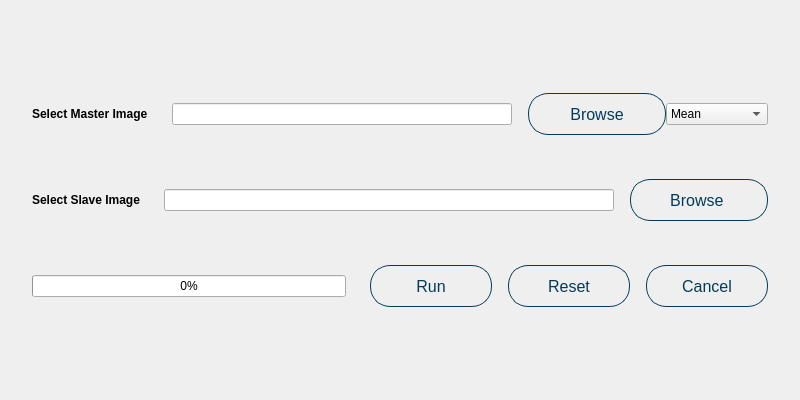
<?xml version="1.0" encoding="UTF-8"?>
<ui version="4.0">
 <class>co_bandstack</class>
 <widget class="QWidget" name="co_bandstack">
  <property name="geometry">
   <rect>
    <x>0</x>
    <y>0</y>
    <width>800</width>
    <height>400</height>
   </rect>
  </property>
  <property name="sizePolicy">
   <sizepolicy hsizetype="Fixed" vsizetype="Fixed">
    <horstretch>0</horstretch>
    <verstretch>0</verstretch>
   </sizepolicy>
  </property>
  <property name="minimumSize">
   <size>
    <width>800</width>
    <height>400</height>
   </size>
  </property>
  <property name="maximumSize">
   <size>
    <width>800</width>
    <height>400</height>
   </size>
  </property>
  <property name="windowTitle">
   <string>Co Registration</string>
  </property>
  <layout class="QVBoxLayout" name="verticalLayout">
   <property name="spacing">
    <number>0</number>
   </property>
   <property name="leftMargin">
    <number>8</number>
   </property>
   <property name="topMargin">
    <number>8</number>
   </property>
   <property name="rightMargin">
    <number>8</number>
   </property>
   <property name="bottomMargin">
    <number>8</number>
   </property>
   <item>
    <layout class="QVBoxLayout" name="verticalLayout_2">
     <property name="spacing">
      <number>12</number>
     </property>
     <property name="leftMargin">
      <number>24</number>
     </property>
     <property name="topMargin">
      <number>32</number>
     </property>
     <property name="rightMargin">
      <number>24</number>
     </property>
     <property name="bottomMargin">
      <number>32</number>
     </property>
     <item>
      <layout class="QHBoxLayout" name="horizontalLayout">
       <property name="spacing">
        <number>0</number>
       </property>
       <item>
        <widget class="QLabel" name="label_3">
         <property name="sizePolicy">
          <sizepolicy hsizetype="Preferred" vsizetype="Preferred">
           <horstretch>0</horstretch>
           <verstretch>0</verstretch>
          </sizepolicy>
         </property>
         <property name="styleSheet">
          <string notr="true">
font-weight: bold;
</string>
         </property>
         <property name="text">
          <string>Select Master Image</string>
         </property>
        </widget>
       </item>
       <item>
        <spacer name="horizontalSpacer_3">
         <property name="orientation">
          <enum>Qt::Horizontal</enum>
         </property>
         <property name="sizeType">
          <enum>QSizePolicy::Fixed</enum>
         </property>
         <property name="sizeHint" stdset="0">
          <size>
           <width>24</width>
           <height>20</height>
          </size>
         </property>
        </spacer>
       </item>
       <item>
        <widget class="QLineEdit" name="lineEdit">
         <property name="minimumSize">
          <size>
           <width>100</width>
           <height>0</height>
          </size>
         </property>
         <property name="readOnly">
          <bool>true</bool>
         </property>
        </widget>
       </item>
       <item>
        <spacer name="horizontalSpacer_6">
         <property name="orientation">
          <enum>Qt::Horizontal</enum>
         </property>
         <property name="sizeType">
          <enum>QSizePolicy::Fixed</enum>
         </property>
         <property name="sizeHint" stdset="0">
          <size>
           <width>16</width>
           <height>20</height>
          </size>
         </property>
        </spacer>
       </item>
       <item>
        <widget class="QPushButton" name="master">
         <property name="styleSheet">
          <string notr="true">min-width: 136px;
    min-height: 40px;

    border: 1px solid rgb(2, 59, 89);
    border-radius: 20px;
    color: rgb(2, 59, 89);

    font-family: &quot;IBM Plex Sans&quot;;
    font-size: 16px;
    font-weight: 400;</string>
         </property>
         <property name="text">
          <string>Browse</string>
         </property>
        </widget>
       </item>
       <item>
        <widget class="QComboBox" name="combo_box">
         <property name="visible">
          <bool>false</bool>
         </property>
         <item>
          <property name="text">
           <string>Mean</string>
          </property>
         </item>
         <item>
          <property name="text">
           <string>Median</string>
          </property>
         </item>
         <item>
          <property name="text">
           <string>Std Deviation</string>
          </property>
         </item>
        </widget>
       </item>
      </layout>
     </item>
     <item>
      <spacer name="verticalSpacer">
       <property name="orientation">
        <enum>Qt::Vertical</enum>
       </property>
       <property name="sizeType">
        <enum>QSizePolicy::Fixed</enum>
       </property>
       <property name="sizeHint" stdset="0">
        <size>
         <width>20</width>
         <height>32</height>
        </size>
       </property>
      </spacer>
     </item>
     <item>
      <layout class="QHBoxLayout" name="horizontalLayout_2">
       <property name="spacing">
        <number>0</number>
       </property>
       <item>
        <widget class="QLabel" name="label_4">
         <property name="styleSheet">
          <string notr="true">
font-weight:bold;</string>
         </property>
         <property name="text">
          <string>Select Slave Image</string>
         </property>
        </widget>
       </item>
       <item>
        <spacer name="horizontalSpacer_8">
         <property name="orientation">
          <enum>Qt::Horizontal</enum>
         </property>
         <property name="sizeType">
          <enum>QSizePolicy::Fixed</enum>
         </property>
         <property name="sizeHint" stdset="0">
          <size>
           <width>24</width>
           <height>20</height>
          </size>
         </property>
        </spacer>
       </item>
       <item>
        <widget class="QLineEdit" name="lineEditInputImage">
         <property name="readOnly">
          <bool>true</bool>
         </property>
        </widget>
       </item>
       <item>
        <spacer name="horizontalSpacer_9">
         <property name="orientation">
          <enum>Qt::Horizontal</enum>
         </property>
         <property name="sizeType">
          <enum>QSizePolicy::Fixed</enum>
         </property>
         <property name="sizeHint" stdset="0">
          <size>
           <width>16</width>
           <height>20</height>
          </size>
         </property>
        </spacer>
       </item>
       <item>
        <widget class="QPushButton" name="slave">
         <property name="styleSheet">
          <string notr="true">min-width: 136px;
    min-height: 40px;

    border: 1px solid rgb(2, 59, 89);
    border-radius: 20px;
    color: rgb(2, 59, 89);

    font-family: &quot;IBM Plex Sans&quot;;
    font-size: 16px;
    font-weight: 400;</string>
         </property>
         <property name="text">
          <string>Browse </string>
         </property>
        </widget>
       </item>
      </layout>
     </item>
     <item>
      <spacer name="verticalSpacer_2">
       <property name="orientation">
        <enum>Qt::Vertical</enum>
       </property>
       <property name="sizeType">
        <enum>QSizePolicy::Fixed</enum>
       </property>
       <property name="sizeHint" stdset="0">
        <size>
         <width>20</width>
         <height>32</height>
        </size>
       </property>
      </spacer>
     </item>
     <item>
      <layout class="QHBoxLayout" name="horizontalLayout_4">
       <property name="spacing">
        <number>0</number>
       </property>
       <item>
        <widget class="QProgressBar" name="progressBar">
         <property name="value">
          <number>0</number>
         </property>
        </widget>
       </item>
       <item>
        <spacer name="horizontalSpacer_12">
         <property name="orientation">
          <enum>Qt::Horizontal</enum>
         </property>
         <property name="sizeType">
          <enum>QSizePolicy::Fixed</enum>
         </property>
         <property name="sizeHint" stdset="0">
          <size>
           <width>24</width>
           <height>20</height>
          </size>
         </property>
        </spacer>
       </item>
       <item>
        <widget class="QPushButton" name="Run">
         <property name="styleSheet">
          <string notr="true">min-width: 120px;
    min-height: 40px;

    border: 1px solid rgb(2, 59, 89);
    border-radius: 20px;
    color: rgb(2, 59, 89);

    font-family: &quot;IBM Plex Sans&quot;;
    font-size: 16px;
    font-weight: 400;</string>
         </property>
         <property name="text">
          <string>Run</string>
         </property>
        </widget>
       </item>
       <item>
        <spacer name="horizontalSpacer_13">
         <property name="orientation">
          <enum>Qt::Horizontal</enum>
         </property>
         <property name="sizeType">
          <enum>QSizePolicy::Fixed</enum>
         </property>
         <property name="sizeHint" stdset="0">
          <size>
           <width>16</width>
           <height>20</height>
          </size>
         </property>
        </spacer>
       </item>
       <item>
        <widget class="QPushButton" name="reset">
         <property name="styleSheet">
          <string notr="true">min-width: 120px;
    min-height: 40px;

    border: 1px solid rgb(2, 59, 89);
    border-radius: 20px;
    color: rgb(2, 59, 89);

    font-family: &quot;IBM Plex Sans&quot;;
    font-size: 16px;
    font-weight: 400;</string>
         </property>
         <property name="text">
          <string>Reset</string>
         </property>
        </widget>
       </item>
       <item>
        <spacer name="horizontalSpacer_14">
         <property name="orientation">
          <enum>Qt::Horizontal</enum>
         </property>
         <property name="sizeType">
          <enum>QSizePolicy::Fixed</enum>
         </property>
         <property name="sizeHint" stdset="0">
          <size>
           <width>16</width>
           <height>20</height>
          </size>
         </property>
        </spacer>
       </item>
       <item>
        <widget class="QPushButton" name="cancel">
         <property name="styleSheet">
          <string notr="true">min-width: 120px;
    min-height: 40px;

    border: 1px solid rgb(2, 59, 89);
    border-radius: 20px;
    color: rgb(2, 59, 89);

    font-family: &quot;IBM Plex Sans&quot;;
    font-size: 16px;
    font-weight: 400;</string>
         </property>
         <property name="text">
          <string>Cancel</string>
         </property>
        </widget>
       </item>
      </layout>
     </item>
    </layout>
   </item>
  </layout>
 </widget>
 <resources/>
 <connections/>
</ui>
